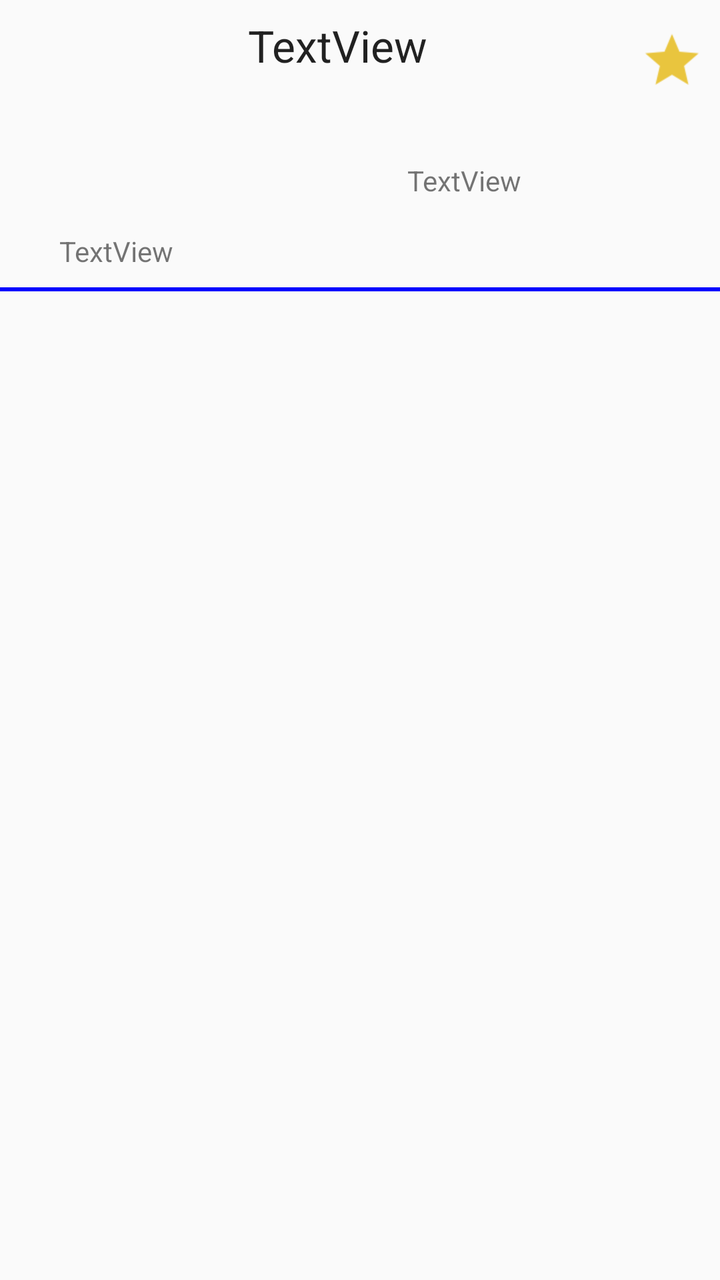
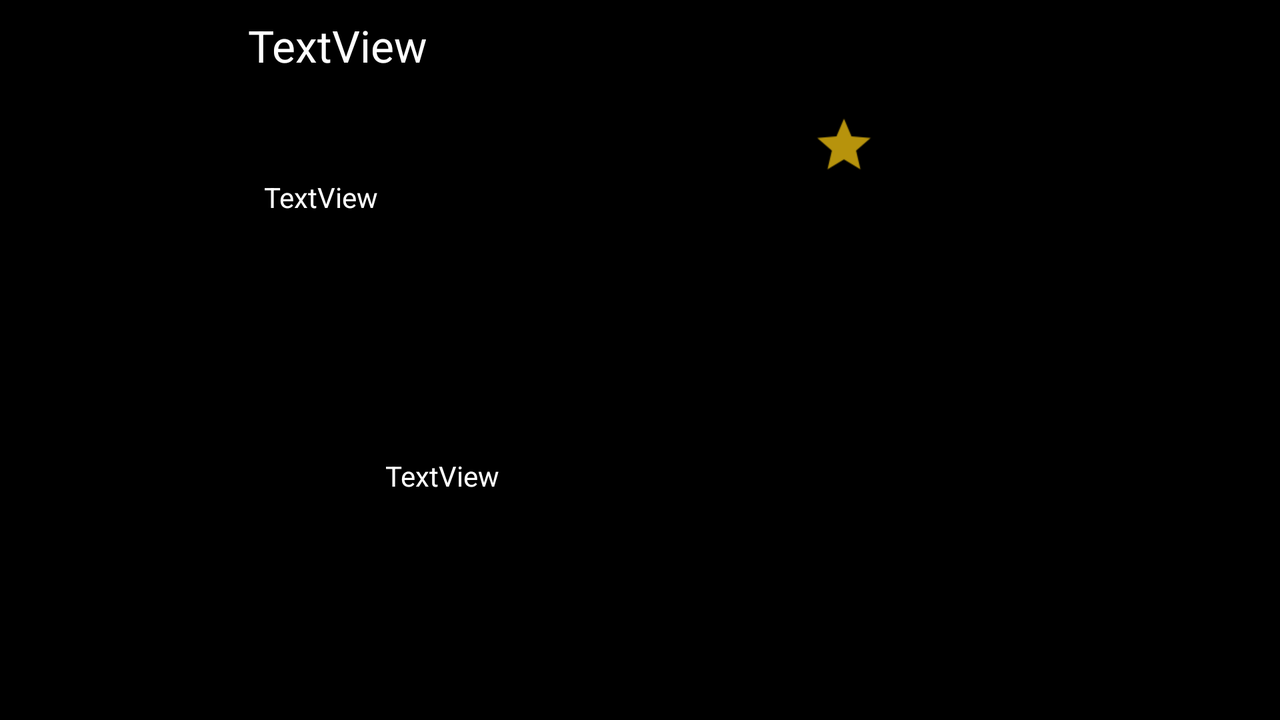

The same Android screen from two of the app's own layout files: first res/layout/ as a phone draws it, then the repository's variant for another configuration, drawn on a device whose configuration selects that folder. Both files follow.
<!-- AndroidManifest.xml: activity theme AppTheme.NoActionBar -->
<!-- res/layout/fragment_serie.xml -->
<?xml version="1.0" encoding="utf-8"?>
<layout>
        <android.support.constraint.ConstraintLayout xmlns:android="http://schemas.android.com/apk/res/android"
            xmlns:app="http://schemas.android.com/apk/res-auto"
            xmlns:tools="http://schemas.android.com/tools"
            android:id="@+id/content_serie"
            android:layout_width="match_parent"
            android:layout_height="match_parent"
            tools:context="com.example.kamelot.projectcomics.SerieActivityFragment"
            tools:showIn="@layout/activity_serie">


        <ImageView
            app:srcCompat="@mipmap/ic_launcher"
            android:id="@+id/ivSerieDetail"
            tools:layout_constraintTop_creator="1"
            android:layout_marginStart="8dp"
            android:layout_marginTop="8dp"
            tools:layout_constraintLeft_creator="1"
            app:layout_constraintLeft_toLeftOf="parent"
            app:layout_constraintTop_toTopOf="parent"
            android:layout_marginLeft="8dp"
            android:layout_width="100dp"
            android:layout_height="100dp" />

        <TextView
            android:text="TextView"
            android:layout_width="wrap_content"
            android:layout_height="wrap_content"
            android:id="@+id/tvSerieName"
            android:layout_marginStart="16dp"
            app:layout_constraintLeft_toRightOf="@+id/ivSerieDetail"
            android:layout_marginLeft="16dp"
            android:layout_marginTop="8dp"
            app:layout_constraintTop_toTopOf="parent"
            android:textAppearance="@style/TextAppearance.AppCompat.Large" />

        <TextView
            android:text="TextView"
            android:layout_width="242dp"
            android:id="@+id/tvDescription"
            android:maxLines="6"
            android:scrollbars = "vertical"
            android:gravity="center"
            android:layout_height="91dp"
            android:layout_marginEnd="12dp"
            app:layout_constraintRight_toRightOf="parent"
            android:layout_marginRight="12dp"
            android:layout_marginStart="8dp"
            app:layout_constraintLeft_toRightOf="@+id/ivSerieDetail"
            android:layout_marginLeft="8dp"
            app:layout_constraintTop_toBottomOf="@+id/tvSerieName"
            android:layout_marginTop="8dp"
            app:layout_constraintBottom_toBottomOf="@+id/tvEpisodesCount" />

        <TextView
            android:text="TextView"
            android:layout_width="wrap_content"
            android:layout_height="wrap_content"
            android:id="@+id/tvEpisodesCount"
            app:layout_constraintLeft_toLeftOf="@+id/ivSerieDetail"
            app:layout_constraintRight_toRightOf="@+id/ivSerieDetail"
            android:layout_marginTop="8dp"
            app:layout_constraintTop_toBottomOf="@+id/ivSerieDetail" />
        <View
            android:layout_width="0dp"
            android:layout_height="2dp"
            android:background="#0000FF"
            android:layout_marginTop="8dp"
            app:layout_constraintTop_toBottomOf="@+id/tvDescription"
            tools:layout_editor_absoluteX="0dp"
            android:id="@+id/view" />

        <ListView
            android:layout_width="0dp"
            android:layout_height="0dp"
            android:layout_marginEnd="8dp"
            app:layout_constraintRight_toRightOf="parent"
            android:layout_marginRight="8dp"
            android:layout_marginStart="8dp"
            app:layout_constraintLeft_toLeftOf="parent"
            android:layout_marginLeft="8dp"
            app:layout_constraintBottom_toBottomOf="parent"
            android:layout_marginBottom="8dp"
            android:id="@+id/lvEpisodes"
            app:layout_constraintHorizontal_bias="0.43"
            app:layout_constraintVertical_bias="0.8"
            app:layout_constraintTop_toTopOf="@+id/view"
            android:layout_marginTop="8dp" />

        <ImageButton
            android:layout_width="wrap_content"
            android:layout_height="wrap_content"
            android:background="#00000000"
            app:srcCompat="@drawable/ic_fav"
            android:id="@+id/ib_fav"
            android:layout_marginTop="16dp"
            app:layout_constraintTop_toTopOf="parent"
            app:layout_constraintBottom_toTopOf="@+id/tvDescription"
            android:layout_marginEnd="8dp"
            app:layout_constraintRight_toRightOf="parent"
            android:layout_marginRight="8dp" />


</android.support.constraint.ConstraintLayout>
</layout>
<!-- res/layout/activity_serie.xml (included above) -->
<?xml version="1.0" encoding="utf-8"?>
<android.support.design.widget.CoordinatorLayout xmlns:android="http://schemas.android.com/apk/res/android"
    xmlns:app="http://schemas.android.com/apk/res-auto"
    xmlns:tools="http://schemas.android.com/tools"
    android:layout_width="match_parent"
    android:layout_height="match_parent"
    android:fitsSystemWindows="true"
    tools:context="com.example.kamelot.projectcomics.SerieActivity">

    <android.support.design.widget.AppBarLayout
        android:layout_width="match_parent"
        android:layout_height="wrap_content"
        android:theme="@style/AppTheme.AppBarOverlay">

        <android.support.v7.widget.Toolbar
            android:id="@+id/toolbar"
            android:layout_width="match_parent"
            android:layout_height="?attr/actionBarSize"
            android:background="?attr/colorPrimary"
            app:popupTheme="@style/AppTheme.PopupOverlay" />

    </android.support.design.widget.AppBarLayout>

    <include layout="@layout/content_serie" />

</android.support.design.widget.CoordinatorLayout>
<!-- res/layout/content_serie.xml (included above) -->
<fragment xmlns:android="http://schemas.android.com/apk/res/android"
    xmlns:app="http://schemas.android.com/apk/res-auto"
    xmlns:tools="http://schemas.android.com/tools"
    android:id="@+id/fragment"
    android:name="com.example.kamelot.projectcomics.SerieActivityFragment"
    android:layout_width="match_parent"
    android:layout_height="match_parent"
    app:layout_behavior="@string/appbar_scrolling_view_behavior"
    tools:layout="@layout/fragment_serie" />
<!-- resources referenced by this layout -->
<resources>
  <!-- drawable ic_fav: png bitmap (drawable-xhdpi, 1065 bytes) -->
  <style name="AppTheme.AppBarOverlay" parent="ThemeOverlay.AppCompat.Dark.ActionBar" />
  <style name="AppTheme.PopupOverlay" parent="ThemeOverlay.AppCompat.Light" />
  <style name="AppTheme.NoActionBar">
          <item name="windowActionBar">false</item>
          <item name="windowNoTitle">true</item>
      </style>
</resources>
<!-- res/layout-land/fragment_serie.xml (the repository's variant of the layout above) -->
<!-- drawn on the phone turned sideways -->
<?xml version="1.0" encoding="utf-8"?>
<layout xmlns:app="http://schemas.android.com/apk/res-auto">
        <android.support.constraint.ConstraintLayout xmlns:android="http://schemas.android.com/apk/res/android"
            xmlns:app="http://schemas.android.com/apk/res-auto"
            xmlns:tools="http://schemas.android.com/tools"
            android:id="@+id/content_serie"
            android:layout_width="match_parent"
            android:layout_height="match_parent"
            tools:context="com.example.kamelot.projectcomics.SerieActivityFragment"
            tools:showIn="@layout/activity_serie"
            android:background="#000000"
            >


        <ImageView
            app:srcCompat="@mipmap/ic_launcher"
            android:id="@+id/ivSerieDetail"
            tools:layout_constraintTop_creator="1"
            android:layout_marginStart="8dp"
            android:layout_marginTop="8dp"
            tools:layout_constraintLeft_creator="1"
            app:layout_constraintLeft_toLeftOf="parent"
            app:layout_constraintTop_toTopOf="parent"
            android:layout_marginLeft="8dp"
            android:layout_width="100dp"
            android:layout_height="100dp" />

                <TextView
                    android:id="@+id/tvSerieName"
                    android:layout_width="0dp"
                    android:layout_height="wrap_content"
                    android:layout_marginLeft="16dp"
                    android:layout_marginRight="8dp"
                    android:layout_marginStart="16dp"
                    android:layout_marginTop="8dp"
                    android:text="TextView"
                    android:textAppearance="@style/TextAppearance.AppCompat.Large"
                    android:textColor="#ffffff"
                    app:layout_constraintLeft_toRightOf="@+id/ivSerieDetail"
                    app:layout_constraintTop_toTopOf="parent"
                    android:layout_marginEnd="16dp"
                    app:layout_constraintRight_toLeftOf="@+id/guideline3"
                    app:layout_constraintHorizontal_bias="0.0" />

                <TextView
                    android:id="@+id/tvDescription"
                    android:layout_width="0dp"
                    android:layout_height="0dp"
                    android:layout_marginEnd="12dp"
                    android:layout_marginLeft="8dp"
                    android:layout_marginRight="8dp"
                    android:layout_marginStart="8dp"
                    android:layout_marginTop="16dp"
                    android:gravity="center"

                    android:scrollbars="vertical"
                    android:text="TextView"
                    android:textColor="#ffffff"
                    app:layout_constraintLeft_toLeftOf="parent"
                    app:layout_constraintTop_toBottomOf="@+id/ivSerieDetail"
                    app:layout_constraintHorizontal_bias="0.0"
                    app:layout_constraintRight_toLeftOf="@+id/guideline3"
                    app:layout_constraintBottom_toBottomOf="parent"
                    android:layout_marginBottom="8dp" />

                <ImageButton
                    android:layout_width="wrap_content"
                    android:layout_height="wrap_content"
                    android:background="#00000000"
                    app:srcCompat="@drawable/ic_fav"
                    android:id="@+id/ib_fav"
                    android:layout_marginEnd="8dp"
                    android:layout_marginRight="8dp"
                    android:layout_marginBottom="8dp"
                    app:layout_constraintBottom_toBottomOf="@+id/ivSerieDetail"
                    android:layout_marginTop="8dp"
                    app:layout_constraintTop_toBottomOf="@+id/tvSerieName"
                    app:layout_constraintRight_toLeftOf="@+id/guideline3" />

                <TextView
                    android:id="@+id/tvEpisodesCount"
                    android:layout_width="wrap_content"
                    android:layout_height="wrap_content"
                    android:text="TextView"
                    android:textColor="#ffffff"
                    android:layout_marginLeft="8dp"
                    android:layout_marginStart="8dp"
                    app:layout_constraintBottom_toBottomOf="@+id/ivSerieDetail"
                    app:layout_constraintLeft_toLeftOf="@+id/tvSerieName" />

                <android.support.constraint.Guideline
                    android:layout_width="wrap_content"
                    android:layout_height="wrap_content"
                    android:id="@+id/guideline3"
                    app:layout_constraintGuide_begin="446dp"
                    android:orientation="vertical" />

                <ListView
                    android:id="@+id/lvEpisodes2"
                    android:layout_width="0dp"
                    android:layout_height="0dp"
                    android:layout_marginEnd="8dp"
                    android:layout_marginLeft="8dp"
                    android:layout_marginRight="8dp"
                    android:layout_marginStart="8dp"
                    android:layout_marginTop="8dp"
                    android:background="#000000"
                    android:divider="@android:color/transparent"
                    android:dividerHeight="10.0sp"
                    app:layout_constraintHorizontal_bias="0.0"
                    app:layout_constraintLeft_toLeftOf="@+id/guideline3"
                    app:layout_constraintBottom_toBottomOf="parent"
                    android:layout_marginBottom="8dp"
                    app:layout_constraintVertical_bias="0.0"
                    app:layout_constraintRight_toRightOf="parent"
                    app:layout_constraintTop_toTopOf="parent" />


        </android.support.constraint.ConstraintLayout>
</layout>
<!-- res/layout/fragment_serie.xml (included above) -->
<?xml version="1.0" encoding="utf-8"?>
<layout>
        <android.support.constraint.ConstraintLayout xmlns:android="http://schemas.android.com/apk/res/android"
            xmlns:app="http://schemas.android.com/apk/res-auto"
            xmlns:tools="http://schemas.android.com/tools"
            android:id="@+id/content_serie"
            android:layout_width="match_parent"
            android:layout_height="match_parent"
            tools:context="com.example.kamelot.projectcomics.SerieActivityFragment"
            tools:showIn="@layout/activity_serie">


        <ImageView
            app:srcCompat="@mipmap/ic_launcher"
            android:id="@+id/ivSerieDetail"
            tools:layout_constraintTop_creator="1"
            android:layout_marginStart="8dp"
            android:layout_marginTop="8dp"
            tools:layout_constraintLeft_creator="1"
            app:layout_constraintLeft_toLeftOf="parent"
            app:layout_constraintTop_toTopOf="parent"
            android:layout_marginLeft="8dp"
            android:layout_width="100dp"
            android:layout_height="100dp" />

        <TextView
            android:text="TextView"
            android:layout_width="wrap_content"
            android:layout_height="wrap_content"
            android:id="@+id/tvSerieName"
            android:layout_marginStart="16dp"
            app:layout_constraintLeft_toRightOf="@+id/ivSerieDetail"
            android:layout_marginLeft="16dp"
            android:layout_marginTop="8dp"
            app:layout_constraintTop_toTopOf="parent"
            android:textAppearance="@style/TextAppearance.AppCompat.Large" />

        <TextView
            android:text="TextView"
            android:layout_width="242dp"
            android:id="@+id/tvDescription"
            android:maxLines="6"
            android:scrollbars = "vertical"
            android:gravity="center"
            android:layout_height="91dp"
            android:layout_marginEnd="12dp"
            app:layout_constraintRight_toRightOf="parent"
            android:layout_marginRight="12dp"
            android:layout_marginStart="8dp"
            app:layout_constraintLeft_toRightOf="@+id/ivSerieDetail"
            android:layout_marginLeft="8dp"
            app:layout_constraintTop_toBottomOf="@+id/tvSerieName"
            android:layout_marginTop="8dp"
            app:layout_constraintBottom_toBottomOf="@+id/tvEpisodesCount" />

        <TextView
            android:text="TextView"
            android:layout_width="wrap_content"
            android:layout_height="wrap_content"
            android:id="@+id/tvEpisodesCount"
            app:layout_constraintLeft_toLeftOf="@+id/ivSerieDetail"
            app:layout_constraintRight_toRightOf="@+id/ivSerieDetail"
            android:layout_marginTop="8dp"
            app:layout_constraintTop_toBottomOf="@+id/ivSerieDetail" />
        <View
            android:layout_width="0dp"
            android:layout_height="2dp"
            android:background="#0000FF"
            android:layout_marginTop="8dp"
            app:layout_constraintTop_toBottomOf="@+id/tvDescription"
            tools:layout_editor_absoluteX="0dp"
            android:id="@+id/view" />

        <ListView
            android:layout_width="0dp"
            android:layout_height="0dp"
            android:layout_marginEnd="8dp"
            app:layout_constraintRight_toRightOf="parent"
            android:layout_marginRight="8dp"
            android:layout_marginStart="8dp"
            app:layout_constraintLeft_toLeftOf="parent"
            android:layout_marginLeft="8dp"
            app:layout_constraintBottom_toBottomOf="parent"
            android:layout_marginBottom="8dp"
            android:id="@+id/lvEpisodes"
            app:layout_constraintHorizontal_bias="0.43"
            app:layout_constraintVertical_bias="0.8"
            app:layout_constraintTop_toTopOf="@+id/view"
            android:layout_marginTop="8dp" />

        <ImageButton
            android:layout_width="wrap_content"
            android:layout_height="wrap_content"
            android:background="#00000000"
            app:srcCompat="@drawable/ic_fav"
            android:id="@+id/ib_fav"
            android:layout_marginTop="16dp"
            app:layout_constraintTop_toTopOf="parent"
            app:layout_constraintBottom_toTopOf="@+id/tvDescription"
            android:layout_marginEnd="8dp"
            app:layout_constraintRight_toRightOf="parent"
            android:layout_marginRight="8dp" />


</android.support.constraint.ConstraintLayout>
</layout>
